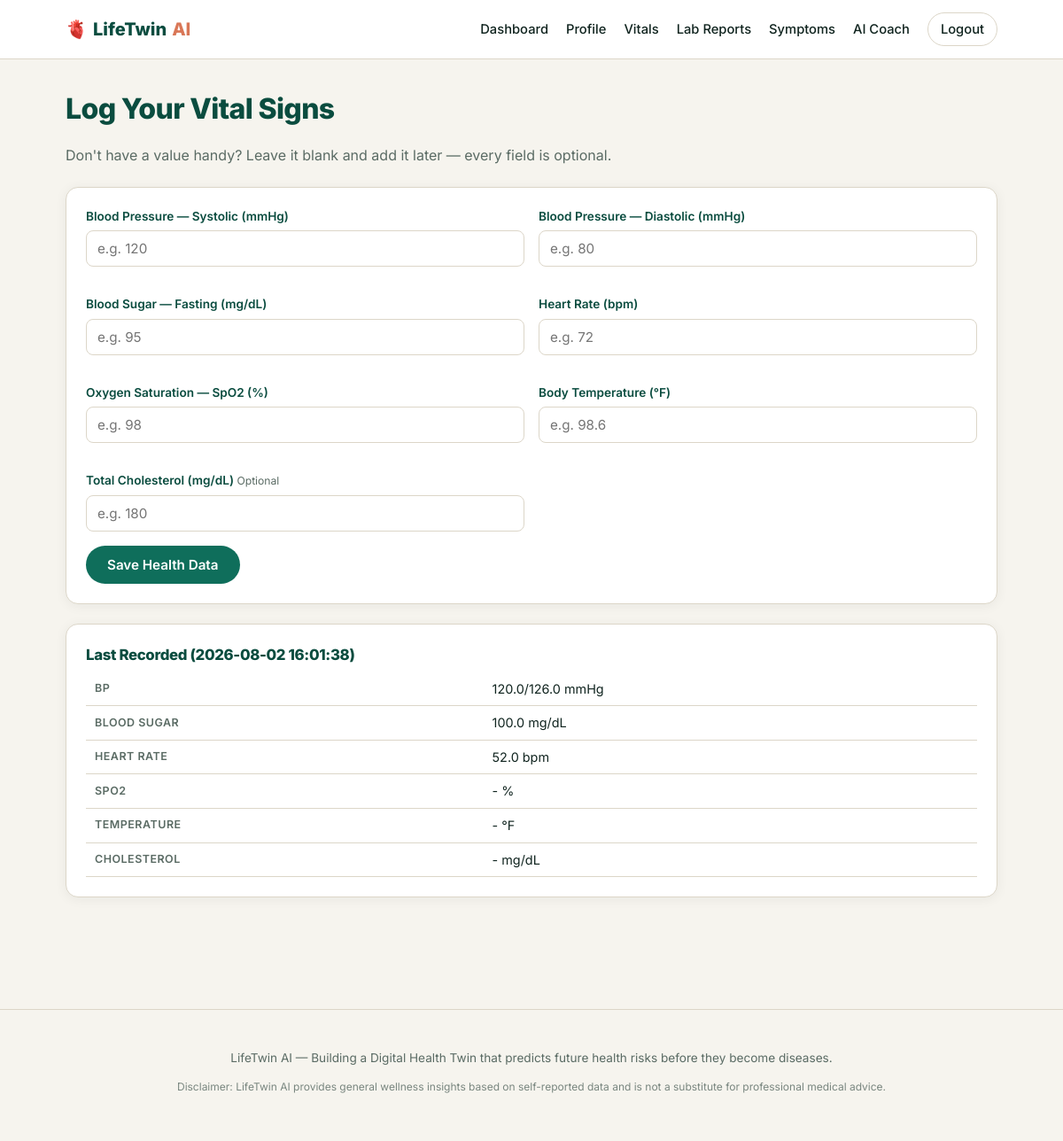
Screenshot of /data-entry (signed in) with the database file from the repository.
### tables this page shows
CREATE TABLE vitals (
    id INTEGER PRIMARY KEY AUTOINCREMENT,
    user_id INTEGER NOT NULL,
    systolic REAL,
    diastolic REAL,
    blood_sugar REAL,
    heart_rate REAL,
    spo2 REAL,
    temperature REAL,
    cholesterol REAL,
    recorded_at TEXT DEFAULT (datetime('now')),
    FOREIGN KEY (user_id) REFERENCES users(id) ON DELETE CASCADE
);

### app.py (the view, shortened to what this page needs)
@app.route("/data-entry", methods=["GET", "POST"])
@login_required
def data_entry():
    user_id = session["user_id"]
    latest = get_latest_vitals(user_id)
    return render_template("data_entry.html", latest=latest)

### app.py (called while the page is built)
@app.before_request
def ensure_db():
    if not os.path.exists(DB_PATH):
        init_db()

def login_required(f):
    @wraps(f)
    def wrapper(*args, **kwargs):
        if "user_id" not in session:
            flash("Please log in to continue.", "warning")
            return redirect(url_for("login"))
        return f(*args, **kwargs)
    return wrapper

def get_latest_vitals(user_id):
    db = get_db()
    row = db.execute(
        "SELECT * FROM vitals WHERE user_id = ? ORDER BY recorded_at DESC, id DESC LIMIT 1", (user_id,)
    ).fetchone()
    db.close()
    return dict(row) if row else None

### database.py (called while the page is built)
def get_db():
    conn = sqlite3.connect(DB_PATH)
    conn.row_factory = sqlite3.Row
    conn.execute("PRAGMA foreign_keys = ON")
    return conn

### templates/data_entry.html (shortened to what this page needs)
{% extends "base.html" %}
{% block content %}
<div class="page-header">
    <h1>Log Your Vital Signs</h1>
    <p>Don't have a value handy? Leave it blank and add it later — every field is optional.</p>
</div>
<div class="card">
    <form method="POST">
        <div class="form-grid">
            <div class="field">
                <label for="systolic">Blood Pressure — Systolic (mmHg)</label>
                <input type="number" step="0.1" id="systolic" name="systolic" placeholder="e.g. 120">
            </div>
            <div class="field">
                <label for="diastolic">Blood Pressure — Diastolic (mmHg)</label>
                <input type="number" step="0.1" id="diastolic" name="diastolic" placeholder="e.g. 80">
            </div>
            <div class="field">
                <label for="blood_sugar">Blood Sugar — Fasting (mg/dL)</label>
                <input type="number" step="0.1" id="blood_sugar" name="blood_sugar" placeholder="e.g. 95">
            </div>
            <div class="field">
                <label for="heart_rate">Heart Rate (bpm)</label>
                <input type="number" step="0.1" id="heart_rate" name="heart_rate" placeholder="e.g. 72">
            </div>
            <div class="field">
                <label for="spo2">Oxygen Saturation — SpO2 (%)</label>
                <input type="number" step="0.1" id="spo2" name="spo2" placeholder="e.g. 98">
            </div>
            <div class="field">
                <label for="temperature">Body Temperature (°F)</label>
                <input type="number" step="0.1" id="temperature" name="temperature" placeholder="e.g. 98.6">
            </div>
            <div class="field">
                <label for="cholesterol">Total Cholesterol (mg/dL) <span class="hint">Optional</span></label>
                <input type="number" step="0.1" id="cholesterol" name="cholesterol" placeholder="e.g. 180">
            </div>
        </div>
        <button type="submit" class="btn btn-primary">Save Health Data</button>
    </form>
</div>
{% if latest %}
<div class="card">
    <h3>Last Recorded ({{ latest.recorded_at }})</h3>
    <table class="data-table">
        <tr><th>BP</th><td>{{ latest.systolic or '-' }}/{{ latest.diastolic or '-' }} mmHg</td></tr>
        <tr><th>Blood Sugar</th><td>{{ latest.blood_sugar or '-' }} mg/dL</td></tr>
        <tr><th>Heart Rate</th><td>{{ latest.heart_rate or '-' }} bpm</td></tr>
        <tr><th>SpO2</th><td>{{ latest.spo2 or '-' }} %</td></tr>
        <tr><th>Temperature</th><td>{{ latest.temperature or '-' }} °F</td></tr>
        <tr><th>Cholesterol</th><td>{{ latest.cholesterol or '-' }} mg/dL</td></tr>
    </table>
</div>
{% endif %}
{% endblock %}

### static/css/style.css (style rules this page uses)
:root { --ink: #10241f; --paper: #f6f4ee; --paper-raised: #ffffff; --teal: #0f6e5b; --teal-dark: #0a4c3f; --teal-light: #e4f0ec; --clay: #d97757; --amber: #c98a2c; --red: #c0392b; --line: #dcd6c8; --muted: #5a6b64; --radius: 14px; --shadow: 0 2px 14px rgba(16, 36, 31, 0.06); }
* { box-sizing: border-box; }
body { margin: 0; font-family: 'Inter', -apple-system, BlinkMacSystemFont, sans-serif; background: var(--paper); color: var(--ink); line-height: 1.5; }
h1, h2, h3, h4 { font-family: 'Inter', sans-serif; font-weight: 800; letter-spacing: -0.02em; color: var(--teal-dark); margin: 0 0 0.4em 0; }
.btn { display: inline-block; padding: 12px 24px; border-radius: 999px; font-weight: 600; cursor: pointer; border: none; font-size: 0.95rem; font-family: inherit; }
.btn-primary { background: var(--teal); color: #fff; }
.form-grid { display: grid; grid-template-columns: 1fr 1fr; gap: 16px; }
.field { margin-bottom: 16px; display: flex; flex-direction: column; gap: 6px; }
.field label { font-size: 0.85rem; font-weight: 600; color: var(--teal-dark); }
.field .hint { font-size: 0.76rem; color: var(--muted); font-weight: 400; }
input[type=text], input[type=email], input[type=password], input[type=number], select, textarea { padding: 10px 12px; border: 1px solid var(--line); border-radius: 8px; font-size: 0.95rem; font-family: inherit; background: #fff; color: var(--ink); }
.card { background: var(--paper-raised); border: 1px solid var(--line); border-radius: var(--radius); padding: 22px; box-shadow: var(--shadow); margin-bottom: 22px; }
.card h3 { font-size: 1.05rem; }
.page-header { margin-bottom: 24px; }
.page-header p { color: var(--muted); }
table.data-table { width: 100%; border-collapse: collapse; font-size: 0.9rem; }
table.data-table th, table.data-table td { text-align: left; padding: 8px 10px; border-bottom: 1px solid var(--line); }
table.data-table th { color: var(--muted); font-weight: 600; font-size: 0.78rem; text-transform: uppercase; letter-spacing: 0.04em; }

### rows the page displays
vitals: recorded_at "2026-08-02 16:01:38", systolic "120.0", diastolic "126.0", blood_sugar "100.0", heart_rate "52.0"

### other values shown
{{ latest.spo2 or '-' }} "-"
{{ latest.temperature or '-' }} "-"
{{ latest.cholesterol or '-' }} "-"
